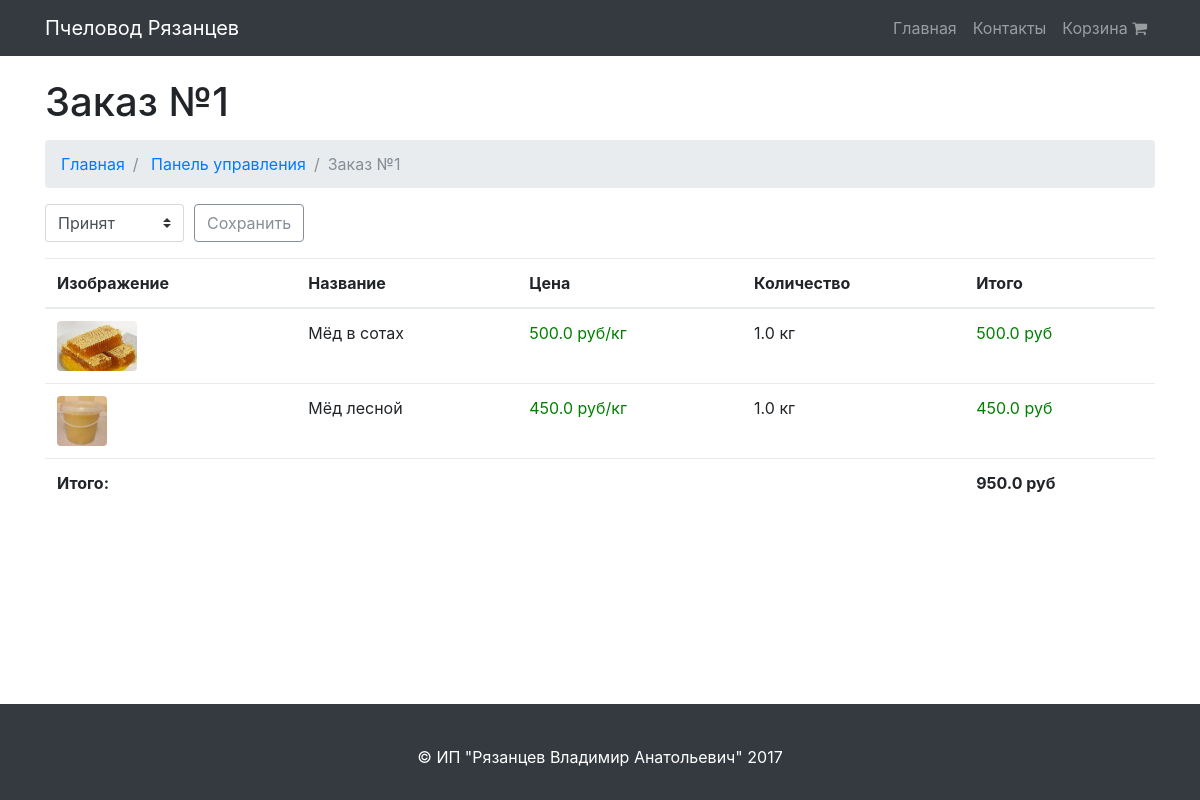
/control/order/1/, run on the app's committed database.
### store/models.py (models this page shows, shortened)
class Order(models.Model):
    accepted = 'Принят'
    execution = 'Исполнение'
    executed = 'Исполнен'
    canceled = 'Отменён'
    status_classifier = (
        (accepted, 'Принят'),
        (execution, 'Исполнение'),
        (executed, 'Исполнен'),
        (canceled, 'Отменён'),
    )
    email = models.EmailField(blank=True, null=True)
    phone = models.CharField(max_length=20)
    date = models.DateTimeField(default=timezone.now)
    status = models.CharField(max_length=10, choices=status_classifier, default=accepted)

class OrderItem(models.Model):
    product = models.ForeignKey(Product)
    quantity = models.FloatField()
    order = models.ForeignKey(Order)

class Product(models.Model):
    kg = 'кг'
    pcs = 'шт'
    measure_classifier = (
        (kg, 'кг'),
        (pcs, 'шт'),
    )
    photo = models.ImageField(upload_to="images")
    name = models.CharField(max_length=500)
    short_description = models.TextField()
    description = models.TextField()
    price = models.FloatField()
    measure = models.CharField(max_length=10, choices=measure_classifier, default=kg)
    in_stock = models.BooleanField(default=True)

### control_panel/views.py (the view)
# urls.py: url(r'^control/order/(?P<id>\d+)/$', views.control_order, name='control_order'),
def control_order(request, id):
    order = Order.objects.get(id=id)
    order_item_list = OrderItem.objects.filter(order=order)
    sum_order = 0
    for item in order_item_list:
        sum_order += item.quantity * item.product.price
    return render(
        request,
        "control_panel/order.html",
        {
            "order": order,
            "order_item_list": order_item_list,
            "sum_order": sum_order,
        }
    )

### store/templatetags/poll_extras.py (called while the page is built)
@register.filter
def mul(value, arg):
    try:
        value = float(value)
        arg = float(arg)
        if arg: return value * arg
    except:
        pass
    return ''

### templates/control_panel/order.html (shortened to what this page needs)
{% extends "base.html" %}
{% load poll_extras %}
{% block content %}
    <div class="container">
        <h1 class="mt-4 mb-3">Заказ №{{ order.id }}
        </h1>
        <ol class="breadcrumb">
            <li class="breadcrumb-item">
                <a href="{% url "index" %}">Главная</a>
            </li>
            <li class="breadcrumb-item">
                <a href="{% url "control" %}">Панель управления</a>
            </li>
            <li class="breadcrumb-item active">Заказ №{{ order.id }}</li>
        </ol>
        <form action="{% url "change_order_status" id=order.id %}" method="post">
            <div class="input-group mb-3">
                <select name="status" class="custom-select" id="inputSelectStatus">
                    <option value="Принят" {% if order.status == 'Принят' %}selected{% endif %}>Принят</option>
                </select>
                <div class="input-group-append" style="margin-left: 10px">
                    <a>
                        <button class="btn btn-outline-secondary" type="submit">Сохранить</button>
                    </a>
                </div>
            </div>
        </form>
        <table class="table table-hover">
            <thead>
            <tr>
                <th>Изображение</th>
                <th>Название</th>
                <th>Цена</th>
                <th>Количество</th>
                <th>Итого</th>
            </tr>
            </thead>
            <tbody>
            {% for item in order_item_list %}
                <tr>
                    <td>
                        <a href="#">
                            <img height="50px" class="rounded mb-3 mb-md-0" src="{{ item.product.photo.url }}" alt="">
                        </a>
                    </td>
                    <td>{{ item.product.name }}</td>
                    <td><span style="color: green; ">{{ item.product.price }} руб/{{ item.product.measure }}</span></td>
                    <td>
                        {{ item.quantity }} {{ item.product.measure }}
                    </td>
                    <td>
                        <span style="color: green; ">{{ item.quantity|mul:item.product.price }} руб</span>
                    </td>
                </tr>
            {% endfor %}
            </tbody>
            <tfoot>
            <tr>
                <td><b>Итого:</b></td>
                <td></td>
                <td></td>
                <td></td>
                <td><b>{{ sum_order }} руб</b></td>
            </tr>
            </tfoot>
        </table>
    </div>
{% endblock %}

### static/css/modern-business.css (style rules this page uses)
body { padding-top: 54px; }
@media (min-width: 992px) { body { padding-top: 56px; } }

### static/css/style.css (style rules this page uses)
html { position: relative; min-height: 100%; }
body { margin-bottom: 100px; }

### data on the page
Order: id "1", status "Принят"
OrderItem: product.photo (picture), product.name "Мёд в сотах", product.price "500.0", product.measure "кг", quantity "1.0", quantity|mul "500.0"
OrderItem: product.photo (picture), product.name "Мёд лесной", product.price "450.0", product.measure "кг", quantity "1.0", quantity|mul "450.0"

### other printed values
{{ sum_order }} "950.0"
